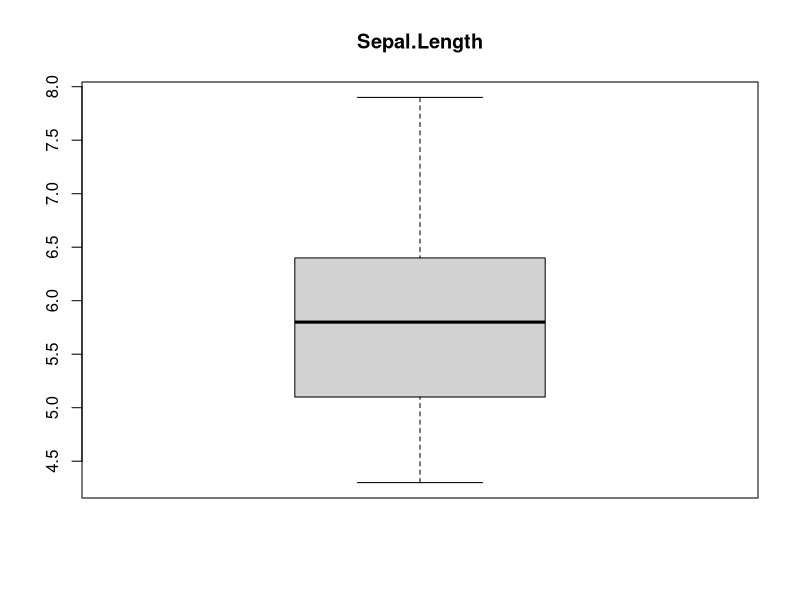
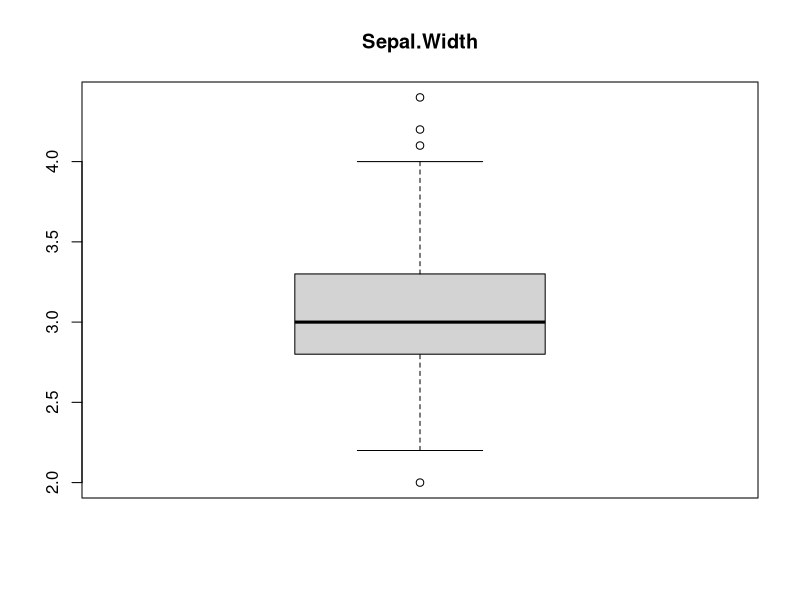
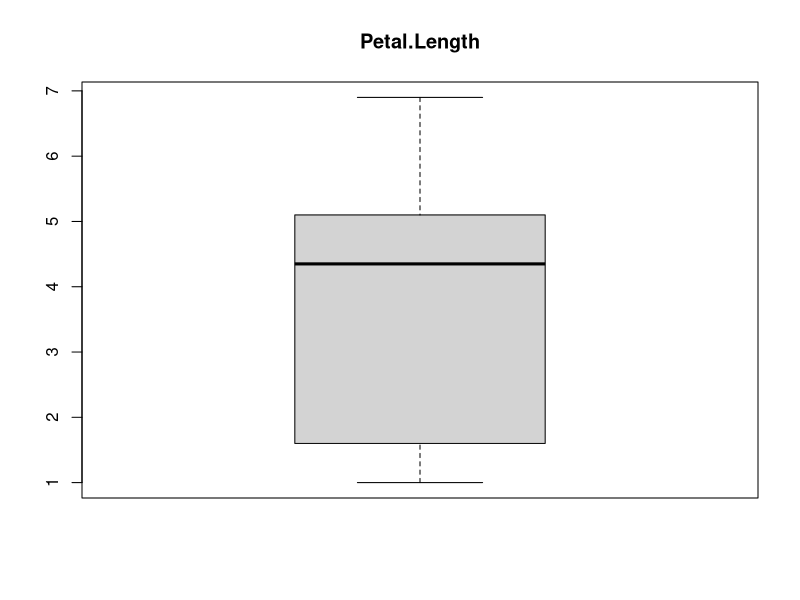
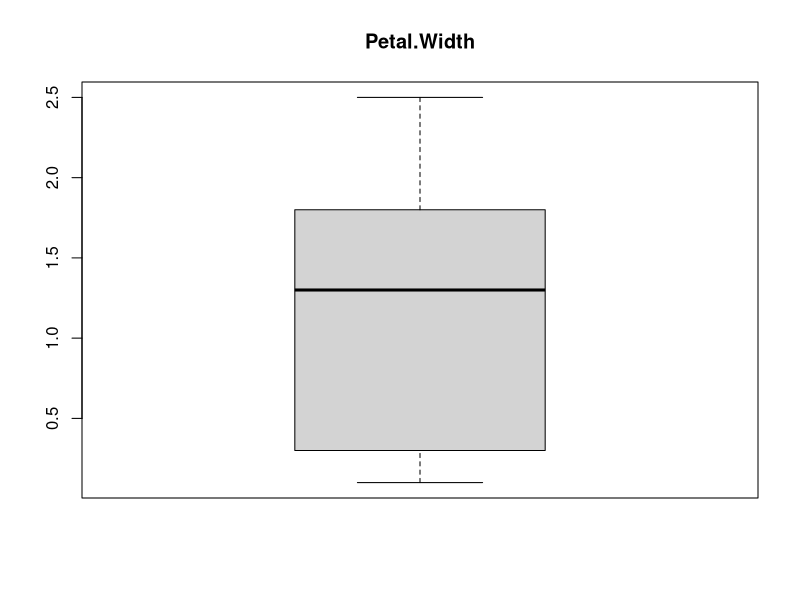
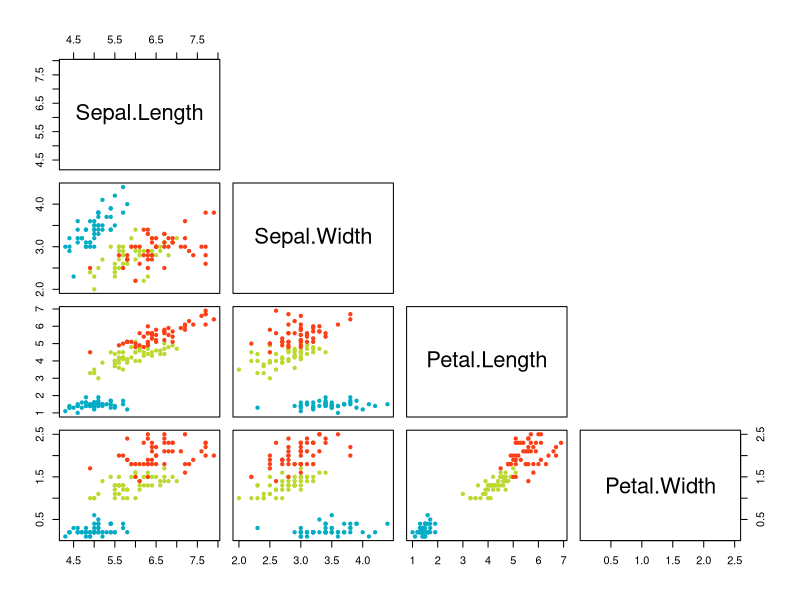

Reproduce these figures in R, in order.
## ---- chunk 1
str(iris)
## ---- chunk 2
nrow(iris)
## ---- chunk 3
head(iris, 6)
## ---- chunk 4
num.vars <- iris[,1:4]
summary(num.vars)
## ---- chunk 5
for (i in 1:length(num.vars)) {
        boxplot(num.vars[,i], main=names(num.vars[i]), type="l")

}
## ---- chunk 6
pairs(num.vars,     
      pch = 20,  
      col = c("#04ADC5", "#BBD931", "#FB3F16")[iris$Species] ,
      upper.panel=NULL)
